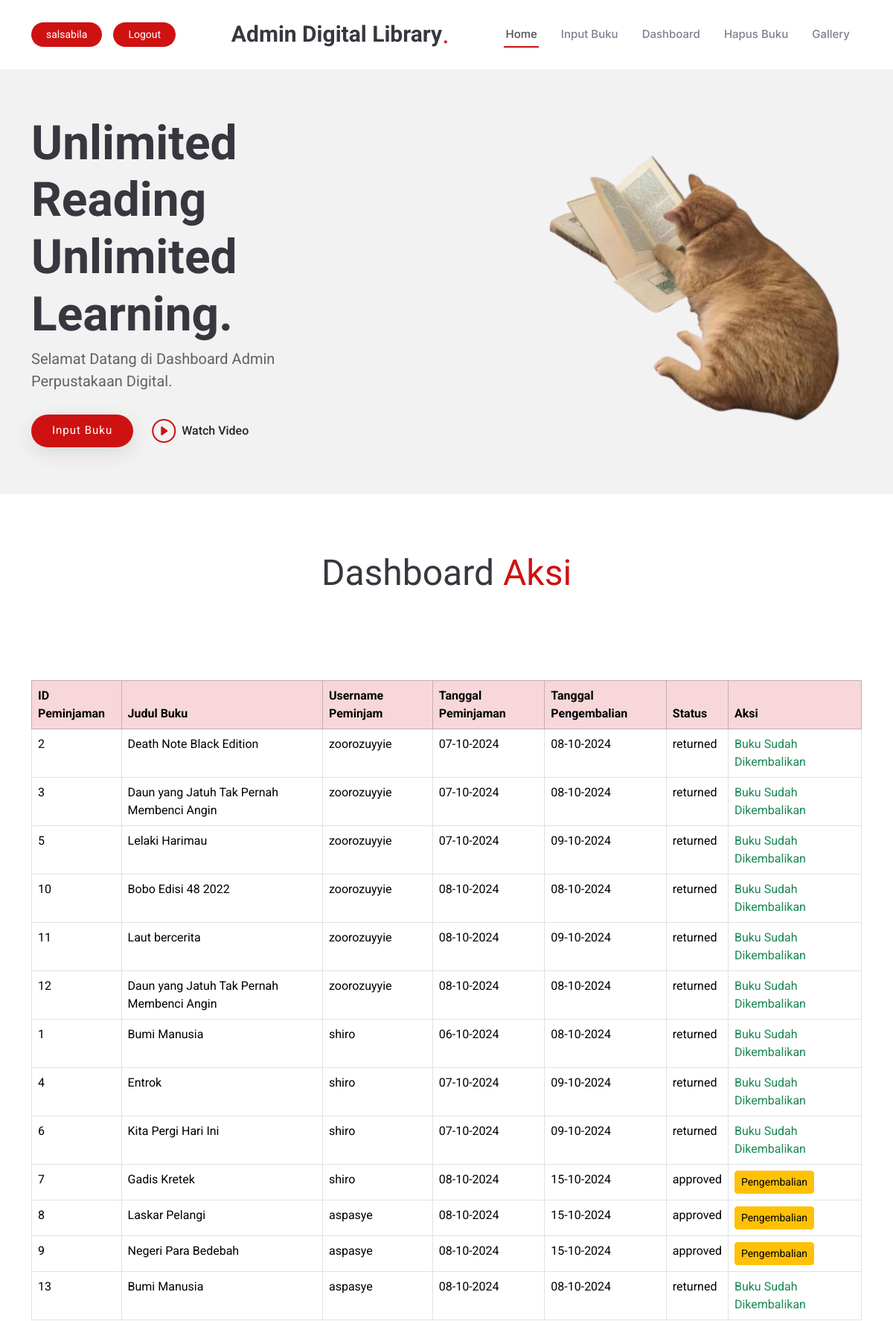
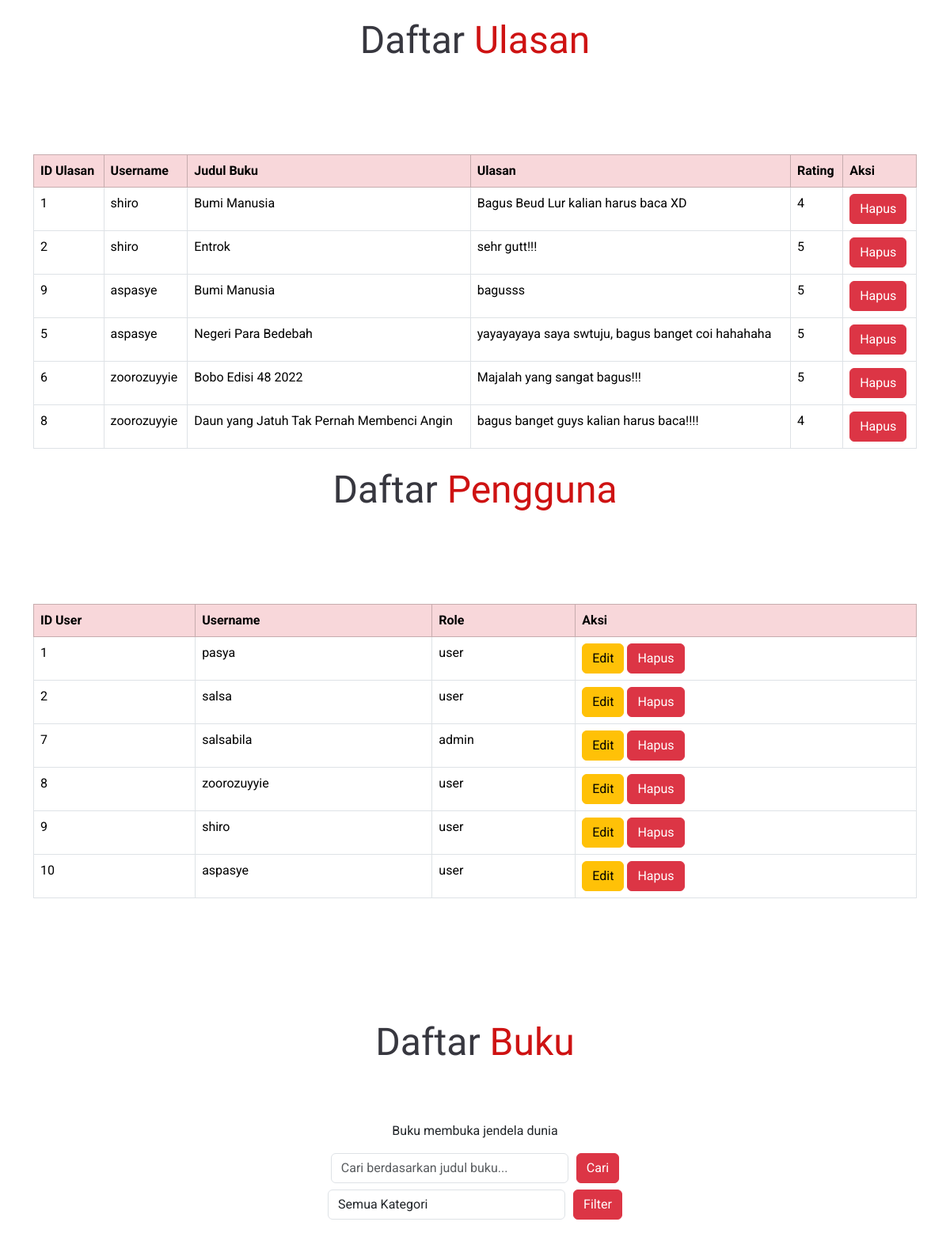
Screenshot of /admin.php (signed in, upper part) with the database file from the repository (2 pictures, top to bottom).
### tables this page shows
CREATE TABLE IF NOT EXISTS `peminjaman` (
  `id_peminjaman` int NOT NULL AUTO_INCREMENT,
  `id_user` int NOT NULL,
  `id_buku` int NOT NULL,
  `tanggal_peminjaman` date NOT NULL,
  `tanggal_pengembalian` date NOT NULL,
  `status_peminjaman` enum('pending','approved','rejected','returned') NOT NULL DEFAULT 'pending',
  `pdf_access` varchar(255) NOT NULL,
  PRIMARY KEY (`id_peminjaman`),
  KEY `id_user` (`id_user`),
  KEY `id_buku` (`id_buku`)
);

CREATE TABLE IF NOT EXISTS `buku` (
  `id_buku` int NOT NULL AUTO_INCREMENT,
  `judul` varchar(255) NOT NULL,
  `penulis` varchar(255) NOT NULL,
  `penerbit` varchar(255) NOT NULL,
  `tahun_terbit` int NOT NULL,
  `status` enum('tersedia','kosong') NOT NULL,
  `kategori` enum('novel','komik','ensiklopedi','majalah') NOT NULL,
  `img` varchar(100) NOT NULL,
  `file_buku` varchar(255) NOT NULL,
  PRIMARY KEY (`id_buku`)
);

CREATE TABLE IF NOT EXISTS `user` (
  `id_user` int NOT NULL AUTO_INCREMENT,
  `username` varchar(255) NOT NULL,
  `password` varchar(255) NOT NULL,
  `role` enum('user','admin') NOT NULL,
  `email` varchar(255) NOT NULL,
  `nama_lengkap` varchar(255) NOT NULL,
  `alamat` text NOT NULL,
  PRIMARY KEY (`id_user`)
);

CREATE TABLE IF NOT EXISTS `ulasanbuku` (
  `id_ulasan` int NOT NULL AUTO_INCREMENT,
  `id_user` int NOT NULL,
  `id_buku` int NOT NULL,
  `ulasan` text NOT NULL,
  `rating` int NOT NULL,
  PRIMARY KEY (`id_ulasan`),
  KEY `id_user` (`id_user`),
  KEY `id_buku` (`id_buku`)
);

### admin.php (the view, shortened to what this page needs)
<!DOCTYPE html>
<html lang="en">
<head>
  <link href="assets/vendor/bootstrap/css/bootstrap.min.css" rel="stylesheet">
  <link href="assets/vendor/bootstrap-icons/bootstrap-icons.css" rel="stylesheet">
  <link href="assets/vendor/aos/aos.css" rel="stylesheet">
  <link href="assets/vendor/glightbox/css/glightbox.min.css" rel="stylesheet">
  <link href="assets/vendor/swiper/swiper-bundle.min.css" rel="stylesheet">
  <link href="assets/css/main.css" rel="stylesheet">
</head>
<body class="index-page">
  <header id="header" class="header d-flex align-items-center sticky-top">
    <div class="container position-relative d-flex align-items-center justify-content-between">
      <a href="index.html" class="logo d-flex align-items-center me-auto me-xl-0">
        <h1 class="sitename">Admin Digital Library</h1>
        <span>.</span>
      </a>
      <nav id="navmenu" class="navmenu">
        <ul>
          <li><a href="#hero" class="active">Home<br></a></li>
          <li><a href="inputbuku.php">Input Buku</a></li>
          <li><a href="#dashboard">Dashboard</a></li>
          <li><a href="#buku">Hapus Buku</a></li>
          <li><a href="#gallery">Gallery</a></li>
      </nav>
    <?php
    if(isset($_SESSION['username'])) : ?>
      <div class="" style="display:flex; ">
        <div class="btn-getstarted"><?= $_SESSION['username'] ?></div>
        <a href="logout.php" class="btn-getstarted">Logout</a>
      </div>
    <?php else : ?>
        <a class="btn-getstarted" href="login.php">Login</a>
     <?php endif; ?>
    </div>
  </header>
  <main class="main">
    <section id="hero" class="hero section light-background">
      <div class="container">
        <div class="row gy-4 justify-content-center justify-content-lg-between">
          <div class="col-lg-5 order-2 order-lg-1 d-flex flex-column justify-content-center">
            <h1 data-aos="fade-up">Unlimited Reading<br>Unlimited Learning.</h1>
            <p data-aos="fade-up" data-aos-delay="100">Selamat Datang di Dashboard Admin Perpustakaan Digital.</p>
            <div class="d-flex" data-aos="fade-up" data-aos-delay="200">
              <a href="inputbuku.php" class="btn-get-started">Input Buku</a>
              <a href="https://youtu.be/BDDz1TnumNw?si=rxIJ7g3BdI1TOvD5" class="glightbox btn-watch-video d-flex align-items-center"><i class="bi bi-play-circle"></i><span>Watch Video</span></a>
            </div>
          </div>
          <div class="col-lg-5 order-1 order-lg-2 hero-img" data-aos="zoom-out">
            <img src="assets/img/catread.png" class="img-fluid animated" alt="">
          </div>
        </div>
      </div>
    </section>
    <section id="dashboard" class="dashboard section">
    <?php
    include 'koneksi.php';
    $query = "SELECT p.id_peminjaman, p.tanggal_peminjaman, p.tanggal_pengembalian, p.status_peminjaman,
                     b.judul, u.username, p.id_buku, u.id_user
              FROM peminjaman p
              JOIN buku b ON p.id_buku = b.id_buku
              JOIN user u ON p.id_user = u.id_user";
    $result = mysqli_query($koneksi, $query);
    mysqli_data_seek($result, 0);
?>
<div class="container section-title" data-aos="fade-up">
    <p><span>Dashboard</span> <span class="description-title">Aksi</span></p>
</div>
<div class="container mt-5">
    <table class="table table-bordered table-hover">
        <thead class="table-danger">
            <tr>
                <th>ID Peminjaman</th>
                <th>Judul Buku</th>
                <th>Username Peminjam</th>
                <th>Tanggal Peminjaman</th>
                <th>Tanggal Pengembalian</th>
                <th>Status</th>
                <th>Aksi</th>
            </tr>
        </thead>
        <tbody>
            <?php while ($row = mysqli_fetch_assoc($result)) : ?>
                <tr>
                    <td><?= $row['id_peminjaman'] ?></td>
                    <td><?= $row['judul'] ?></td>
                    <td><?= $row['username'] ?></td>
                    <td><?= date('d-m-Y', strtotime($row['tanggal_peminjaman'])) ?></td>
                    <td><?= !empty($row['tanggal_pengembalian']) ? date('d-m-Y', strtotime($row['tanggal_pengembalian'])) : '-' ?></td>
                    <td><?= $row['status_peminjaman'] ?></td>
                    <td>
                        <?php if ($row['status_peminjaman'] == 'pending') : ?>
                            <form method="POST" action="admin.php" style="display:inline;">
                                <input type="hidden" name="id_peminjaman" value="<?= $row['id_peminjaman'] ?>">
                                <input type="hidden" name="id_buku" value="<?= $row['id_buku'] ?>">
                                <input type="hidden" name="id_user" value="<?= $row['id_user'] ?>">
                                <button type="submit" name="action" value="approve" class="btn btn-warning btn-sm">Terima</button>
                                <button type="submit" name="action" value="reject" class="btn btn-danger btn-sm">Tolak</button>
                            </form>
                        <?php elseif ($row['status_peminjaman'] == 'approved') : ?>
                            <form method="POST" action="admin.php" style="display:inline;">
                                <button type="submit" name="action" value="return" class="btn btn-warning btn-sm">Pengembalian</button>
                            </form>
                        <?php elseif ($row['status_peminjaman'] == 'returned') : ?>
                            <span class="text-success">Buku Sudah Dikembalikan</span>
                        <?php endif; ?>
                    </td>
                </tr>
            <?php endwhile; ?>
        </tbody>
    </table>
</div>
<?php
$query = "SELECT ul.id_ulasan, u.username, b.judul, ul.ulasan, ul.rating
          FROM ulasanbuku ul
          JOIN user u ON ul.id_user = u.id_user
          JOIN buku b ON ul.id_buku = b.id_buku";
$result = mysqli_query($koneksi, $query);
?>
<div class="container section-title" data-aos="fade-up">
    <p><span>Daftar</span> <span class="description-title">Ulasan</span></p>
</div>
<div class="container mt-5">
    <table class="table table-bordered table-hover">
        <thead class="table-danger">
            <tr>
                <th>ID Ulasan</th>
                <th>Username</th>
                <th>Judul Buku</th>
                <th>Ulasan</th>
                <th>Rating</th>
                <th>Aksi</th>
            </tr>
        </thead>
        <tbody>
            <?php
            if (mysqli_num_rows($result) > 0) {
                while ($row = mysqli_fetch_assoc($result)) {
                    echo "<tr>
                            <td>{$row['id_ulasan']}</td>
                            <td>{$row['username']}</td>
                            <td>{$row['judul']}</td>
                            <td>{$row['ulasan']}</td>
                            <td>{$row['rating']}</td>
                            <td>
                                <a href='hapus_ulasan.php?id_ulasan={$row['id_ulasan']}' class='btn btn-danger' onclick='return confirm(\"Apakah Anda yakin ingin menghapus ulasan ini?\");'>Hapus</a>
                            </td>
                          </tr>";
                }
            } else {
                echo "<tr><td colspan='6' class='text-center'>Tidak ada ulasan yang ditemukan.</td></tr>";
            }
            ?>
        </tbody>
    </table>
</div>
<?php
include 'koneksi.php';
$query = "SELECT id_user, username, role FROM user";
$result = mysqli_query($koneksi, $query);
?>
<div class="container section-title" data-aos="fade-up">
    <p><span>Daftar</span> <span class="description-title">Pengguna</span></p>
</div>
<div class="container mt-5">
    <table class="table table-bordered table-hover">
        <thead class="table-danger">
            <tr>
                <th>ID User</th>
                <th>Username</th>
                <th>Role</th>
                <th>Aksi</th>
            </tr>
        </thead>
        <tbody>
            <?php
            if (mysqli_num_rows($result) > 0) {
                while ($row = mysqli_fetch_assoc($result)) {
                    echo "<tr>
                            <td>{$row['id_user']}</td>
                            <td>{$row['username']}</td>
                            <td>{$row['role']}</td>
                            <td>
                                <a href='edit_user.php?id_user={$row['id_user']}' class='btn btn-warning'>Edit</a>
                                <a href='hapus_user.php?id_user={$row['id_user']}' class='btn btn-danger' onclick='return confirm(\"Apakah Anda yakin ingin menghapus pengguna ini?\");'>Hapus</a>
                            </td>
                          </tr>";
                }
            } else {
                echo "<tr><td colspan='4' class='text-center'>Tidak ada pengguna yang ditemukan.</td></tr>";
            }
            ?>
        </tbody>
    </table>
</div>
    </section>
    <section id="buku" class="tabel-buku">
    <div class="container section-title" data-aos="fade-up">
    <p><span>Daftar</span> <span class="description-title">Buku</span></p>
    </div>
<div class="container mt-1">
    <div class="row mb-2">
        <div class="col-12 text-center">
            <p>Buku membuka jendela dunia</p>
            <form method="GET" action="" class="d-flex justify-content-center">
                <input type="text" name="search" placeholder="Cari berdasarkan judul buku..." class="form-control" style="width: 300px; margin-right: 10px;">
                <button type="submit" class="btn btn-danger">Cari</button>
            </form>
        </div>
    </div>
    <div class="row mb-2">
        <div class="col-12 text-center">
            <form method="GET" action="" class="d-flex justify-content-center">
                <select name="kategori" class="form-control" style="width: 300px; margin-right: 10px;">
                    <option value="">Semua Kategori</option>
                </select>
                <button type="submit" class="btn btn-danger">Filter</button>
            </form>
        </div>
    </div>
</div>
    </section>
  </main>
</body>
</html>

### assets/css/main.css (style rules this page uses)
:root { --default-font: "Roboto", system-ui, -apple-system, "Segoe UI", Roboto, "Helvetica Neue", Arial, "Noto Sans", "Liberation Sans", sans-serif, "Apple Color Emoji", "Segoe UI Emoji", "Segoe UI Symbol", "Noto Color Emoji"; --heading-font: "Amatic SC", sans-serif; --nav-font: "Inter", sans-serif; }
:root { --background-color: #ffffff; --default-color: #212529; --heading-color: #37373f; --accent-color: #ce1212; --surface-color: #ffffff; --contrast-color: #ffffff; }
:root { --nav-color: #7f7f90; --nav-hover-color: #ce1212; --nav-mobile-background-color: #ffffff; --nav-dropdown-background-color: #ffffff; --nav-dropdown-color: #7f7f90; --nav-dropdown-hover-color: #ce1212; }
.light-background { --background-color: #f2f2f2; --surface-color: #ffffff; }
:root { scroll-behavior: smooth; }
body { color: var(--default-color); background-color: var(--background-color); font-family: var(--default-font); }
a { color: var(--accent-color); text-decoration: none; transition: 0.3s; }
h1, h2, h3, h4, h5, h6 { color: var(--heading-color); font-family: var(--heading-font); }
.header { color: var(--default-color); background-color: var(--background-color); padding: 20px 0; transition: all 0.5s; z-index: 997; }
.header .logo { line-height: 1; }
.header .logo h1 { font-size: 30px; margin: 0; font-weight: 700; color: var(--heading-color); font-family: var(--default-font); }
.header .logo span { color: var(--accent-color); font-size: 36px; }
.header .btn-getstarted, .header .btn-getstarted:focus { color: var(--contrast-color); background: var(--accent-color); font-size: 14px; padding: 8px 26px; margin: 0; border-radius: 50px; transition: 0.3s; }
@media (max-width: 1200px) { .header .logo { order: 1; } }
@media (max-width: 1200px) { .header .btn-getstarted { order: 2; margin: 0 15px 0 0; padding: 6px 20px; } }
@media (max-width: 1200px) { .header .navmenu { order: 3; } }
@media (min-width: 1200px) { .navmenu { padding: 0; } }
@media (min-width: 1200px) { .navmenu ul { margin: 0; padding: 0; display: flex; list-style: none; align-items: center; } }
@media (min-width: 1200px) { .navmenu li { position: relative; } }
@media (min-width: 1200px) { .navmenu>ul>li { white-space: nowrap; padding: 15px 14px; } }
@media (min-width: 1200px) { .navmenu a, .navmenu a:focus { color: var(--nav-color); font-size: 15px; padding: 0 2px; font-family: var(--nav-font); font-weight: 500; display: flex; align-items: center; justify-content: space-between; white-space: nowrap; transition: 0.3s; position: relative; } }
@media (min-width: 1200px) { .navmenu>ul>li>a:before { content: ""; position: absolute; height: 2px; bottom: -6px; left: 0; background-color: var(--nav-hover-color); visibility: hidden; width: 0px; transition: all 0.3s ease-in-out 0s; } }
@media (min-width: 1200px) { .navmenu a:hover:before, .navmenu li:hover>a:before, .navmenu .active:before { visibility: visible; width: 100%; } }
@media (min-width: 1200px) { .navmenu li:hover>a, .navmenu .active, .navmenu .active:focus { color: color-mix(in srgb, var(--nav-color) 80%, black 50%); } }
section, .section { color: var(--default-color); background-color: var(--background-color); padding: 60px 0; scroll-margin-top: 92px; overflow: clip; }
.section-title { text-align: center; padding-bottom: 60px; position: relative; }
.section-title p { color: var(--heading-color); margin: 10px 0 0 0; font-size: 48px; font-weight: 500; font-family: var(--heading-font); }
.section-title p .description-title { color: var(--accent-color); }
.hero { width: 100%; min-height: 60vh; position: relative; padding: 60px 0; display: flex; align-items: center; }
.hero h1 { margin: 0; font-size: 64px; font-weight: 700; }
.hero p { color: color-mix(in srgb, var(--default-color), transparent 30%); margin: 5px 0 30px 0; font-size: 20px; font-weight: 400; }
.hero .btn-get-started { color: var(--contrast-color); background: var(--accent-color); font-weight: 400; font-size: 15px; letter-spacing: 1px; display: inline-block; padding: 10px 28px 12px 28px; border-radius: 50px; transition: 0.5s; box-shadow: 0 8px 28px rgba(0, 0, 0, 0.1); }
.hero .btn-watch-video { font-size: 16px; transition: 0.5s; margin-left: 25px; color: var(--default-color); font-weight: 500; }
.hero .btn-watch-video i { color: var(--accent-color); font-size: 32px; transition: 0.3s; line-height: 0; margin-right: 8px; }
.hero .animated { animation: up-down 2s ease-in-out infinite alternate-reverse both; }

### rows the page displays
peminjaman: id_peminjaman "2", id_buku.judul "Death Note Black Edition", id_user.username "zoorozuyyie", tanggal_peminjaman "07-10-2024", tanggal_pengembalian "08-10-2024", status_peminjaman "returned", shows "Buku Sudah Dikembalikan"
peminjaman: id_peminjaman "3", id_buku.judul "Daun yang Jatuh Tak Pernah Membenci Angin", id_user.username "zoorozuyyie", tanggal_peminjaman "07-10-2024", tanggal_pengembalian "08-10-2024", status_peminjaman "returned", shows "Buku Sudah Dikembalikan"
peminjaman: id_peminjaman "5", id_buku.judul "Lelaki Harimau", id_user.username "zoorozuyyie", tanggal_peminjaman "07-10-2024", tanggal_pengembalian "09-10-2024", status_peminjaman "returned", shows "Buku Sudah Dikembalikan"
peminjaman: id_peminjaman "10", id_buku.judul "Bobo Edisi 48 2022", id_user.username "zoorozuyyie", tanggal_peminjaman "08-10-2024", tanggal_pengembalian "08-10-2024", status_peminjaman "returned", shows "Buku Sudah Dikembalikan"
peminjaman: id_peminjaman "11", id_buku.judul "Laut bercerita", id_user.username "zoorozuyyie", tanggal_peminjaman "08-10-2024", tanggal_pengembalian "09-10-2024", status_peminjaman "returned", shows "Buku Sudah Dikembalikan"
peminjaman: id_peminjaman "12", id_buku.judul "Daun yang Jatuh Tak Pernah Membenci Angin", id_user.username "zoorozuyyie", tanggal_peminjaman "08-10-2024", tanggal_pengembalian "08-10-2024", status_peminjaman "returned", shows "Buku Sudah Dikembalikan"
peminjaman: id_peminjaman "1", id_buku.judul "Bumi Manusia", id_user.username "shiro", tanggal_peminjaman "06-10-2024", tanggal_pengembalian "08-10-2024", status_peminjaman "returned", shows "Buku Sudah Dikembalikan"
peminjaman: id_peminjaman "4", id_buku.judul "Entrok", id_user.username "shiro", tanggal_peminjaman "07-10-2024", tanggal_pengembalian "09-10-2024", status_peminjaman "returned", shows "Buku Sudah Dikembalikan"
peminjaman: id_peminjaman "6", id_buku.judul "Kita Pergi Hari Ini", id_user.username "shiro", tanggal_peminjaman "07-10-2024", tanggal_pengembalian "09-10-2024", status_peminjaman "returned", shows "Buku Sudah Dikembalikan"
peminjaman: id_peminjaman "7", id_buku.judul "Gadis Kretek", id_user.username "shiro", tanggal_peminjaman "08-10-2024", tanggal_pengembalian "15-10-2024", status_peminjaman "approved"
peminjaman: id_peminjaman "8", id_buku.judul "Laskar Pelangi", id_user.username "aspasye", tanggal_peminjaman "08-10-2024", tanggal_pengembalian "15-10-2024", status_peminjaman "approved"
peminjaman: id_peminjaman "9", id_buku.judul "Negeri Para Bedebah", id_user.username "aspasye", tanggal_peminjaman "08-10-2024", tanggal_pengembalian "15-10-2024", status_peminjaman "approved"
peminjaman: id_peminjaman "13", id_buku.judul "Bumi Manusia", id_user.username "aspasye", tanggal_peminjaman "08-10-2024", tanggal_pengembalian "08-10-2024", status_peminjaman "returned", shows "Buku Sudah Dikembalikan"
ulasanbuku: id_ulasan "1", id_user.username "shiro", id_buku.judul "Bumi Manusia", ulasan "Bagus Beud Lur kalian harus baca XD", rating "4"
ulasanbuku: id_ulasan "2", id_user.username "shiro", id_buku.judul "Entrok", ulasan "sehr gutt!!!", rating "5"
ulasanbuku: id_ulasan "9", id_user.username "aspasye", id_buku.judul "Bumi Manusia", ulasan "bagusss", rating "5"
ulasanbuku: id_ulasan "5", id_user.username "aspasye", id_buku.judul "Negeri Para Bedebah", ulasan "yayayayaya saya swtuju, bagus banget coi hahahaha", rating "5"
ulasanbuku: id_ulasan "6", id_user.username "zoorozuyyie", id_buku.judul "Bobo Edisi 48 2022", ulasan "Majalah yang sangat bagus!!!", rating "5"
ulasanbuku: id_ulasan "8", id_user.username "zoorozuyyie", id_buku.judul "Daun yang Jatuh Tak Pernah Membenci Angin", ulasan "bagus banget guys kalian harus baca!!!!", rating "4"
user: id_user "1", username "pasya", role "user"
user: id_user "2", username "salsa", role "user"
user: id_user "7", username "salsabila", role "admin"
user: id_user "8", username "zoorozuyyie", role "user"
user: id_user "9", username "shiro", role "user"
user: id_user "10", username "aspasye", role "user"

### other values shown
$_SESSION['username'] "salsabila"
